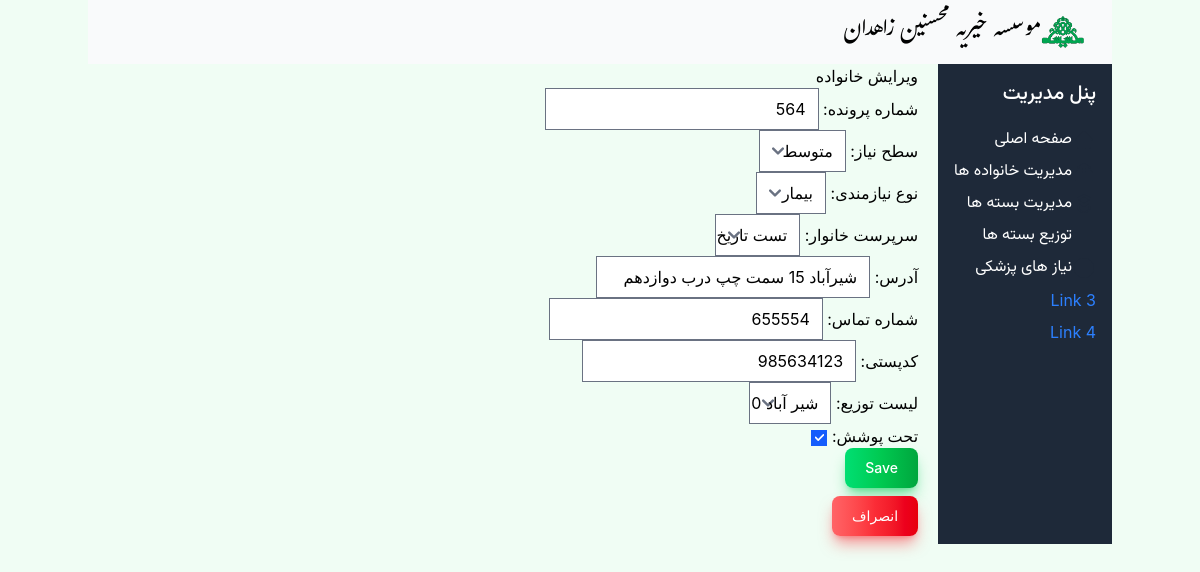
The page /families/2/update/ on the database its author committed.
### Mohsenin/models.py (models this page shows)
class Family(models.Model):
    doc_code = models.IntegerField('شماره پرونده')
    need_level = models.IntegerField('سطح نیاز', default=1, choices=NEED_LEVEL_CHOICE)
    family_type = models.IntegerField('نوع نیازمندی', default=1, choices=FAMILY_TYPE_CHOICES)
    guardian = models.ForeignKey('Person', verbose_name='سرپرست خانوار', on_delete=models.SET_NULL, related_name='guardianship', null=True)
    address = models.CharField('آدرس',max_length=255)
    contact_number = models.CharField('شماره تماس',max_length=15, blank=True, null=True)
    postal_code = models.CharField('کدپستی',max_length=10, blank=True, null= True)
    distlist = models.ForeignKey(Dist, verbose_name='لیست توزیع',on_delete=models.SET_NULL, null=True)
    is_active = models.BooleanField('تحت پوشش',default=True)  # To track if the family is currently receiving support

### Mohsenin/views.py (the view)
# urls.py: path('families/<int:pk>/update/', views.FamilyUpdateView.as_view(), name='family_update'),
class FamilyUpdateView(UpdateView):
    model = Family
    form_class = FamilyForm  # Use a ModelForm for Family
    template_name = 'Family/family_form.html'
    success_url = reverse_lazy('family_list')  # Adjust to your URL's name

### Mohsenin/forms.py
class FamilyForm(forms.ModelForm):
    class Meta:
        model = Family
        fields = '__all__'

### Mohsenin/models.py (called while the page is built)
    def __str__(self):
        return self.name

    def __str__(self):
        return self.first_name

### Mohsenin/templates/Family/family_form.html (shortened to what this page needs)
{% extends "base.html" %}
{% block content %}
<h2>{% if family %}ویرایش خانواده{% else %}افزودن خانواده جدید{% endif %}</h2>
<form method="post">
    {{ form.as_p }}
    <button type="submit" class="text-white bg-gradient-to-r from-green-400 via-green-500 to-green-600 hover:bg-gradient-to-br focus:ring-4 focus:outline-none focus:ring-green-300 dark:focus:ring-green-800 shadow-lg shadow-green-500/50 dark:shadow-lg dark:shadow-green-800/80 font-medium rounded-lg text-sm px-5 py-2.5 text-center me-2 mb-2">Save</button>
</form>
<a href="{% url 'family_list' %}"><button class="text-white bg-gradient-to-r from-red-400 via-red-500 to-red-600 hover:bg-gradient-to-br focus:ring-4 focus:outline-none focus:ring-red-300 dark:focus:ring-red-800 shadow-lg shadow-red-500/50 dark:shadow-lg dark:shadow-red-800/80 font-medium rounded-lg text-sm px-5 py-2.5 text-center me-2 mb-2">انصراف</button></a>
{% endblock %}

### rows shown on the page
Family: doc_code "564", need_level "متوسط", family_type "بیمار", guardian "تست تاریخ", address "شیرآباد 15 سمت چپ درب دوازدهم", contact_number "655554", postal_code "985634123", distlist "شیر آباد 0", is_active "☑"
